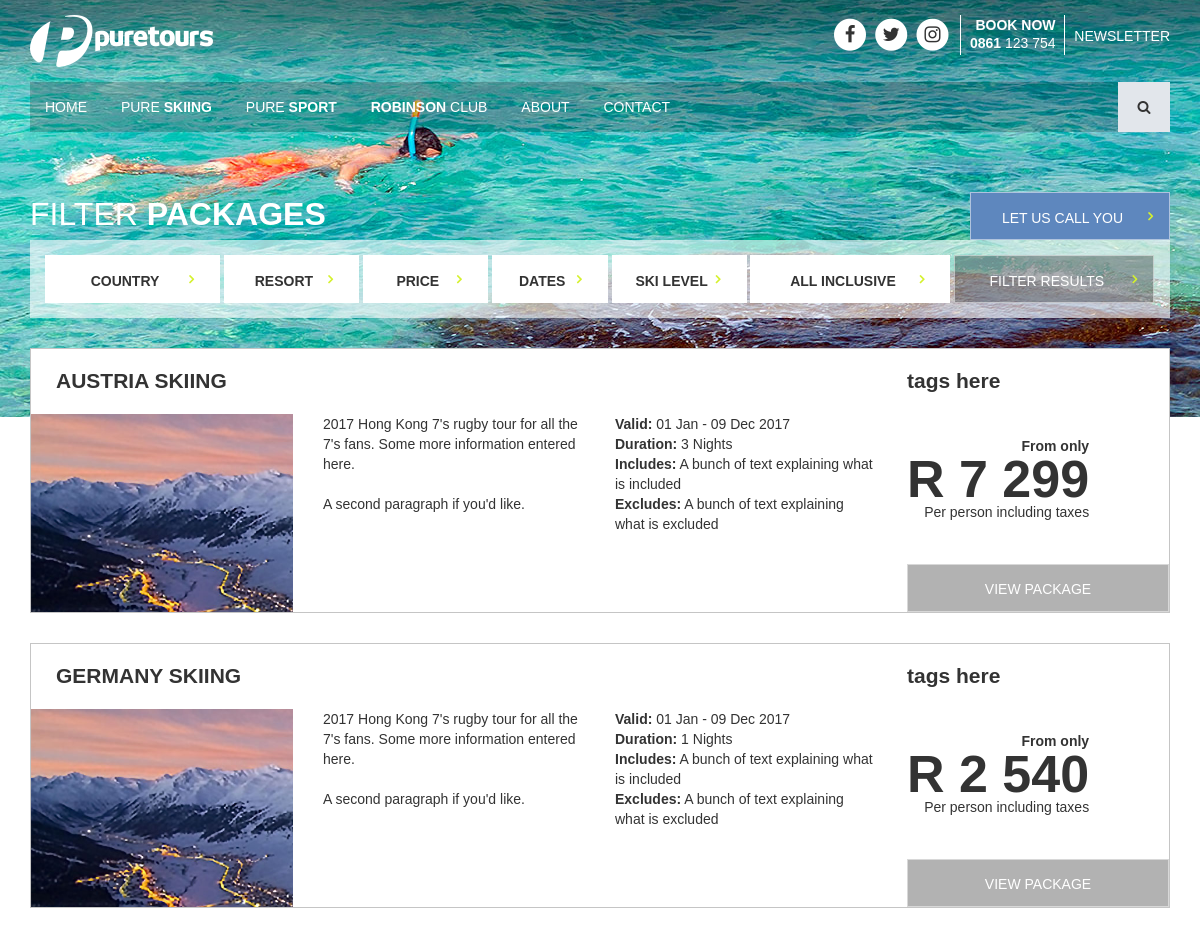
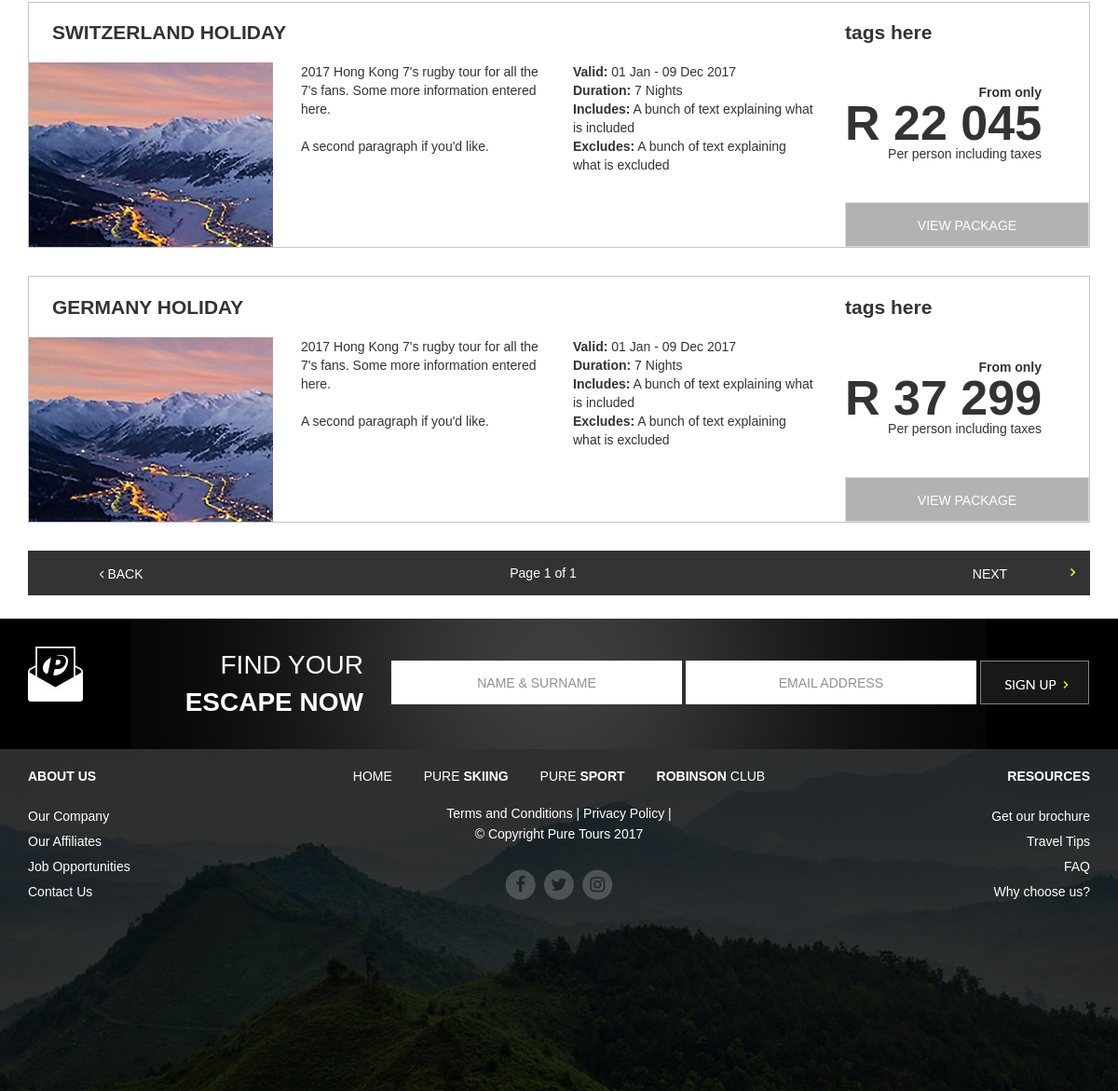
/index.php/ski_packages, run on the app's committed database (2 pictures, top to bottom).
### tables this page shows
CREATE TABLE `package` (
  `package_id` int(11) unsigned NOT NULL AUTO_INCREMENT,
  `package_name` varchar(80) DEFAULT NULL,
  `package_description` text,
  `package_category_id` int(11) unsigned DEFAULT NULL,
  `active` tinyint(1) DEFAULT '1',
  `date_available` datetime DEFAULT NULL,
  `date_end` datetime DEFAULT NULL,
  `date_created` timestamp NULL DEFAULT CURRENT_TIMESTAMP,
  `date_updated` datetime DEFAULT NULL,
  `tags` varchar(128) DEFAULT NULL,
  `base_price` decimal(12,2) DEFAULT NULL,
  `duration` int(11) DEFAULT NULL,
  `inclusion_id` int(11) unsigned DEFAULT NULL,
  `exclusion_id` int(11) unsigned DEFAULT NULL,
  `banner` varchar(128) DEFAULT NULL,
  PRIMARY KEY (`package_id`)
);

CREATE TABLE `package_inclusion` (
  `package_inclusion_id` int(11) unsigned NOT NULL AUTO_INCREMENT,
  `text` text,
  PRIMARY KEY (`package_inclusion_id`)
);

CREATE TABLE `package_exclusion` (
  `package_exclusion_id` int(11) unsigned NOT NULL AUTO_INCREMENT,
  `text` text,
  PRIMARY KEY (`package_exclusion_id`)
);

### application/core/MY_Controller.php (called while the page is built, shortened)
<?php defined('BASEPATH') OR exit('No direct script access allowed');
class MY_Controller extends CI_Controller
{
    public function __construct()
    {
        $this->load->library('session');
        $this->load->library('resources');
        $this->load->library('responder');
    }
    protected function get_page_content()
    {
        $this->load->model('page_m');
    }
    public function layout_public()
    {
        $this->load->view('public/_layout_main');
    }
}

### application/controllers/Ski_packages.php (called while the page is built, shortened)
<?php defined('BASEPATH') OR exit('No direct script access allowed');
class Ski_packages extends MY_Controller
{
    public function index()
    {
        $this->layout_public();
    }
}

### index.php (called while the page is built, shortened)
<?php
require_once BASEPATH . 'core/CodeIgniter.php';

### application/views/public/pages/ski-packages/index.php (called while the page is built, shortened)
<?php $this->load->view('modules/header/index'); ?>
<?php $this->load->view('modules/nav-public/index'); ?>
<?php $this->load->view('modules/banners/small/index', array('background_url'=>'assets/img/modules/banners/banner-ski-packages.jpg')); ?>
<?php $this->load->view('modules/pages/packages/index'); ?>

### application/classes/oPackage.php (called while the page is built, shortened)
<?php
    class oPackage
    {
        public function __construct($package = NULL)
        {
            if ( ! is_null($package))
            {
                $this->package_id = $package->package_id;
                $this->package_name = $package->package_name;
                $this->package_description = $package->package_description;
                $this->date_available = $package->date_available;
                $this->date_end = $package->date_end;
                $this->base_price = $package->base_price;
                $this->duration = $package->duration;
                $this->excluded = $package->excluded;
                $this->included  = $package->included;
                $this->url_friendly_name = str_replace(' ', '-', $this->package_name);
                $this->url_friendly_name = str_replace("'", "", $this->url_friendly_name);
            }
        }
    }

### application/core/MY_Model.php (called while the page is built, shortened)
<?php defined('BASEPATH') OR exit('No direct script access allowed');
class MY_Model extends CI_Model
{
    protected function get_query_from_file($path, $query)
    {
        $base_path = APPPATH . "stored_procedures" . DIRECTORY_SEPARATOR;
        try {
            $query = file_get_contents($base_path . $path . DIRECTORY_SEPARATOR . $query);
            $query = str_replace('\n', ' ', $query);
            return $query;
        } catch (Exception $ex) {
            var_dump($ex->getMessage());
        }
        return false;
    }
}

### application/models/Package_m.php (called while the page is built, shortened)
<?php
require_once APPPATH.'classes/oPackage.php';
class Package_m extends MY_Model
{
    public function get_category_packages($category_id, $start = 0, $end = 10)
    {
        $query = $this->get_query_from_file('package', 'get_category_packages.sql');
        $query = str_replace('{$category_id}', $category_id, $query);
        $query = str_replace('{$start}', $start, $query);
        $query = str_replace('{$end}', $end, $query);
        $result = $this->db->query($query);
        $packages = array();
        foreach ($result->result() as $package) {
            $packages[] = new \PT_Classes\oPackage($package);
        }
        return $packages;
    }
}

### application/views/modules/package-card-large/index.php (the view, shortened to what this page needs)
<div class="package-card-lg">
    <div class="container-fluid">
        <div class="row">
            <div class="col-xs-12 col-md-9">
                <h2 class="package-title"><?php echo $package->package_name; ?></h2>
            </div>
            <div class="col-xs-12 col-md-3">
                <div class="package-tags">
                    <h2>tags here</h2>
                </div>
            </div>
        </div>
        <div class="row">
            <div class="col-xs-12 col-md-6 col-lg-3 match-height match-height-lg">
                <div class="package-img">
                    <img class="img-responsive" src="<?php echo base_url('assets/img/modules/packages/1/thumbnail.jpg'); ?>" alt="">
                </div>
            </div>
            <div class="col-xs-12 col-md-6 col-lg-3 match-height match-height-lg">
                <p class="package-introduction">
                    <?php echo nl2br($package->package_description); ?>
                </p>
            </div>
            <div class="col-xs-12 col-md-6 col-lg-3 match-height match-height-lg">
                <div class="package-detail">
                    <ul>
                        <li><b>Valid:</b> <span class="valid-dates">
                                <?php echo date('d M', strtotime($package->date_available)); ?> -
                                <?php echo date('d M Y', strtotime($package->date_end)); ?></span>
                        </li>
                        <li><b>Duration: </b> <span class="duration"><?php echo $package->duration; ?> Nights</span></li>
                        <li><b>Includes:</b> <?php echo $package->included; ?></li>
                        <li><b>Excludes:</b> <?php echo $package->excluded; ?></li>
                    </ul>
                </div>
            </div>
            <div class="col-xs-12 col-md-6 col-lg-3 match-height match-height-lg">
                <div class="pricing">
                    <h2>
                        <span class="from">From only</span>
                        R <span class="price"><?php echo number_format($package->base_price,0,'.',' '); ?></span>
                        <small>Per person including taxes</small>
                    </h2>
                    <a role="button" href="<?php echo site_url('package/'.$package->package_id.'/'.$package->url_friendly_name); ?>" class="pt-btn">View package</a>
                </div>
            </div>
        </div>
    </div>
</div>

### application/views/public/_layout_main.php (shortened to what this page needs)
<!DOCTYPE html>
<html lang="en" ng-app="pureTours">
<head>
    <?php foreach ($this->resources->css as $css): ?>
        <link rel="stylesheet" href="<?php echo base_url($css) ?>"/>
    <?php endforeach; ?>
</head>
<body ng-controller="AppCtrl" ng-cloak>
<main ng-controller="PageCtrl">
    <?php foreach ($this->resources->views as $view): ?>
        <?php $this->load->view($view); ?>
    <?php endforeach; ?>
</main>
</body>
</html>

### application/views/modules/pages/packages/index.php (shortened to what this page needs)
<div id="packages-page">
    <?php $this->load->view('modules/package-filter/index'); ?>
    <?php if (count($this->resources->data['packages']) > 0): ?>
        <div class="container">
            <?php foreach ($this->resources->data['packages'] as $package): ?>
                <div class="row">
                    <div class="col-xs-12">
                        <?php $this->load->view('modules/package-card-large/index', array('package' => $package)); ?>
                    </div>
                </div>
            <?php endforeach; ?>
        </div>
        <div class="container">
            <div class="row">
                <div class="col-xs-12">
                </div>
            </div>
        </div>
    <?php endif; ?>
</div>

### assets/css/global.css (style rules this page uses)
html { font-family: sans-serif; line-height: 1.15; -ms-text-size-adjust: 100%; -webkit-text-size-adjust: 100%; }
body { margin: 0; }
article, aside, details, figcaption, figure, footer, header, main, menu, nav, section, summary { display: block; }
a { background-color: transparent; -webkit-text-decoration-skip: objects; }
b, strong { font-weight: inherit; }
b, strong { font-weight: bolder; }
small { font-size: 80%; }
img { border-style: none; }
* { box-sizing: border-box; }
.pt-btn { background: rgba(0, 0, 0, 0.3); border: thin solid rgba(255, 255, 255, 0.5); background-size: cover; width: 200px; height: 48px; line-height: 48px; display: inline-block; text-align: center; color: #FFF; text-decoration: none; text-transform: uppercase; }
html, body { font-family: "Avenir", sans-serif; }
.package-card-lg { border: thin solid #c5c5c5; margin-bottom: 30px; }
.package-card-lg .container-fluid { padding: 0; background: #FFF; }
.package-card-lg p { margin: 0; padding: 0; }
.package-card-lg .package-title { padding-left: 25px; text-transform: uppercase; }
.package-card-lg .package-detail ul { list-style-type: none; margin: 0; padding: 0; }
.package-card-lg .pricing { position: relative; display: block; height: 100%; line-height: 1; padding-top: 25px; }
.package-card-lg .pricing span.from { text-align: right; display: block; font-weight: bold; font-size: 14px; }
.package-card-lg .pricing h2 { margin: 0; font-size: 52px; font-weight: 900; display: inline-block; }
.package-card-lg .pricing small { display: block; font-size: 14px; font-weight: 300; text-align: right; }
.package-card-lg .pricing .pt-btn { position: absolute; bottom: 0; left: 0; right: 0; width: 100%; }
#packages-page { position: relative; margin-top: -250px; }

### data on the page
package: package_name "AUSTRIA SKIING", package_description "2017 Hong Kong 7's rugby tour for all the 7's fans. Some more information entered here. A second paragraph if you'd like.", date_available "01 Jan", date_end "09 Dec 2017", duration "3", package_inclusion.text "A bunch of text explaining what is included", package_exclusion.text "A bunch of text explaining what is excluded", base_price "7 299"
package: package_name "GERMANY SKIING", package_description "2017 Hong Kong 7's rugby tour for all the 7's fans. Some more information entered here. A second paragraph if you'd like.", date_available "01 Jan", date_end "09 Dec 2017", duration "1", package_inclusion.text "A bunch of text explaining what is included", package_exclusion.text "A bunch of text explaining what is excluded", base_price "2 540"
package: package_name "SWITZERLAND HOLIDAY", package_description "2017 Hong Kong 7's rugby tour for all the 7's fans. Some more information entered here. A second paragraph if you'd like.", date_available "01 Jan", date_end "09 Dec 2017", duration "7", package_inclusion.text "A bunch of text explaining what is included", package_exclusion.text "A bunch of text explaining what is excluded", base_price "22 045"
package: package_name "GERMANY HOLIDAY", package_description "2017 Hong Kong 7's rugby tour for all the 7's fans. Some more information entered here. A second paragraph if you'd like.", date_available "01 Jan", date_end "09 Dec 2017", duration "7", package_inclusion.text "A bunch of text explaining what is included", package_exclusion.text "A bunch of text explaining what is excluded", base_price "37 299"

### other printed values
$this->resources->data['current_page'] "1"
$this->resources->data['num_of_pages'] "1"
